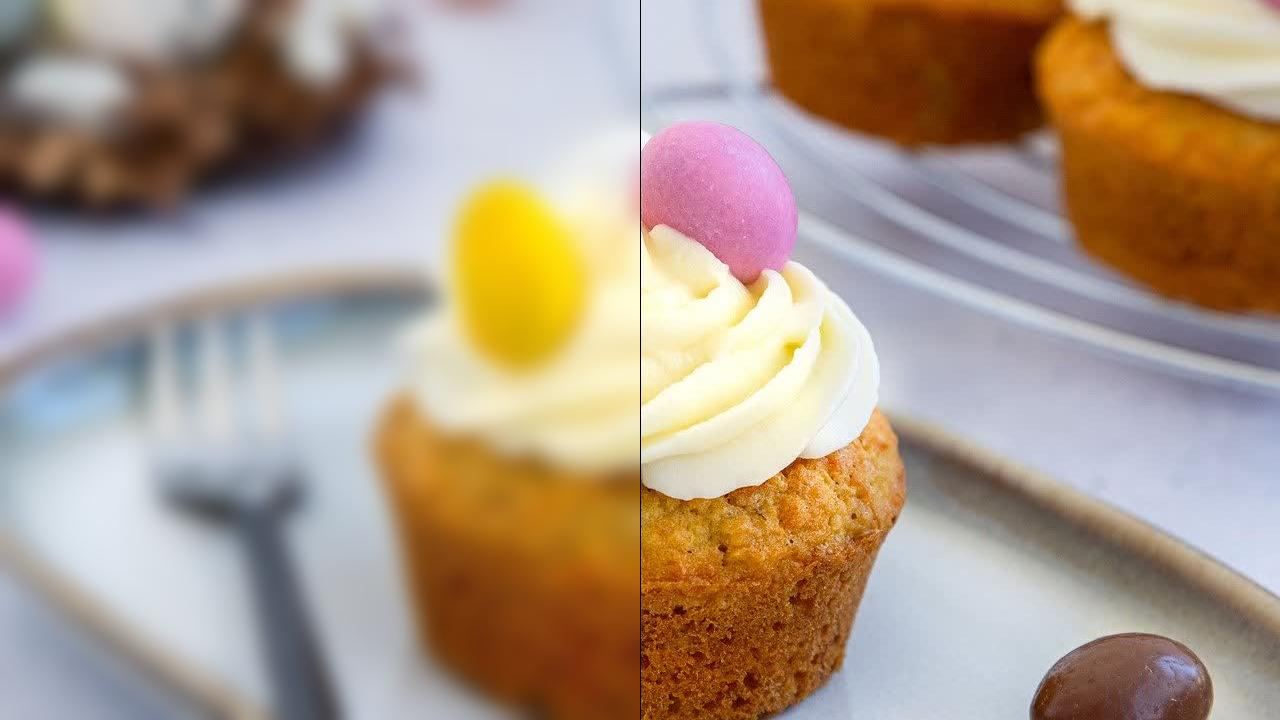
#> input picture image/gaussian_compare/demo.jpg.out.jpg, 1280 x 720 px; its folder holds only this picture in this run
$ python image_process.py -i demo.jpg.out.jpg
#> lines starting #> are read from the running program, lines starting #| are printed output that depends on the picture
# coding: utf-8

from PIL import Image, ImageDraw, ImageFilter
import argparse

from PIL import Image

def resize_image(image_path, dst_w=1280, dst_h=720):
#> called with image_path = 'demo.jpg.out.jpg', dst_w = 1280, dst_h = 720
    with Image.open(image_path) as image:
        # 获取原始图像的尺寸
#> image is the input picture: PIL image 1280x720 RGB; mean R, G, B 172, 153.2, 137.2
        width, height = image.size
#> width = 1280; height = 720

        # 如果图像已经符合尺寸要求，则直接返回
        if width == dst_w and height == dst_h:
            return image

        # 计算等比例缩放后的尺寸
        scale = max(dst_w/width, dst_h/height)
        new_width = int(width * scale)
        new_height = int(height * scale)

        # 进行缩放
        resized_image = image.resize((new_width, new_height))

        # 裁剪缩放后的图像，使其恰好符合尺寸要求
        left = (new_width - dst_w) / 2
        top = (new_height - dst_h) / 2
        right = left + dst_w
        bottom = top + dst_h
        cropped_image = resized_image.crop((left, top, right, bottom))

        # 返回缩放并裁剪后的图像
        return cropped_image

def process(args, dst_w=1280, dst_h=720):
    # 打开原始图像
    dst_img = resize_image(args.input, dst_w, dst_h) # bImage.open(args.input)
    # 对左侧图像进行高斯模糊
    left_img = dst_img.crop((0, 0, int(dst_w/2), dst_h))
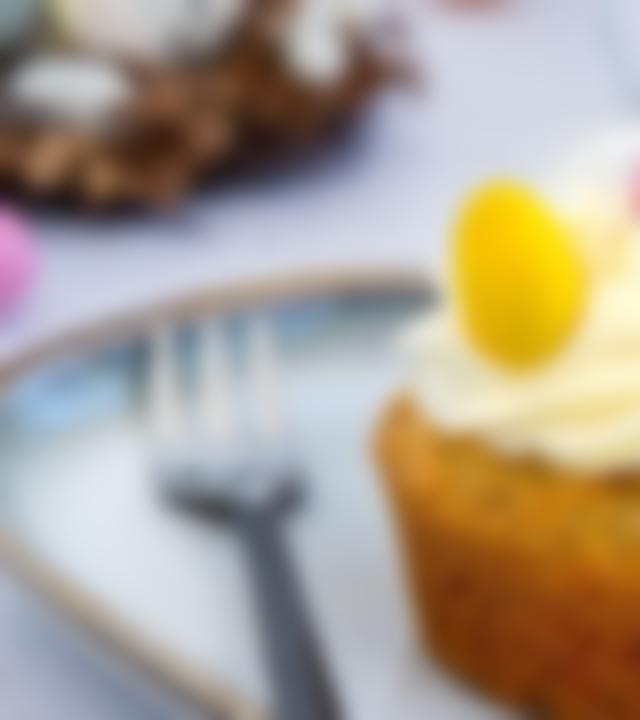
#> left_img: PIL image 640x720 RGB; mean R, G, B 171.1, 159.4, 144.5
    blurred_img = left_img.filter(ImageFilter.GaussianBlur(radius=args.radius))
    dst_img.paste(blurred_img, (0, 0))

    # 在拼接处画一条黑色的线
    draw = ImageDraw.Draw(dst_img)
    draw.line((int(dst_w/2), 0, int(dst_w/2), dst_h), fill=(0, 0, 0), width=1)

    # 保存结果
    save_file = f"{args.input}.out.jpg"
    dst_img.save(save_file)
    return save_file

if __name__ == "__main__":
    parser = argparse.ArgumentParser(description='图像高斯对比')
    parser.add_argument('--input','-i', type=str, default='demo.jpg', help="输入文件名")
    parser.add_argument('--radius','-r', type=int, default=5, help='高斯模糊半径，越大越模糊')
    args = parser.parse_args()
    process(args)

$ run again, on image/gaussian_compare/demo.jpg
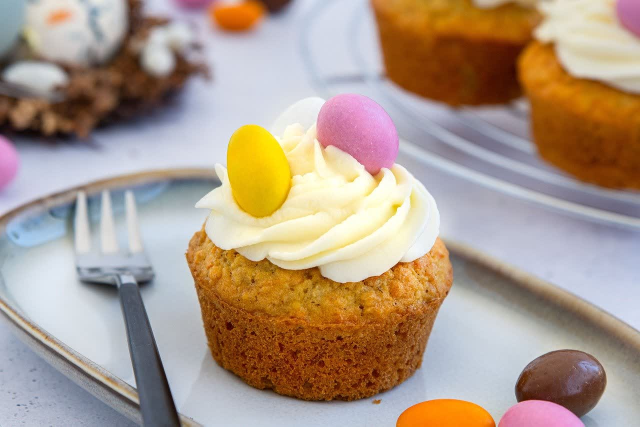
#> input picture image/gaussian_compare/demo.jpg, 1280 x 853 px (shown at 1/2 size)
#> in resize_image, image is the input picture: PIL image 1280x853 RGB; mean R, G, B 173.3, 153.7, 137.7
#> in process, `blurred_img = left_img.filter(ImageFilter.GaussianBlur(radius=args.rad..`:
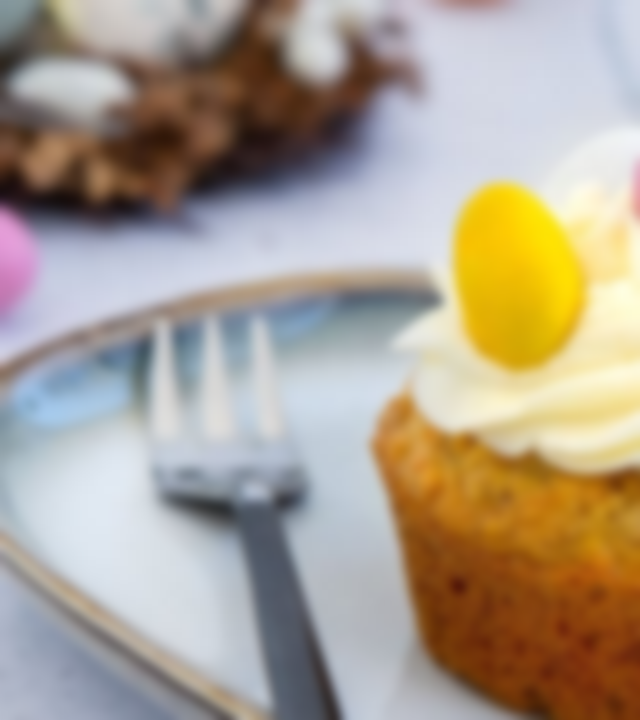
#> blurred_img: PIL image 640x720 RGB; mean R, G, B 171, 159.5, 144.4
#> in process, `dst_img.save(save_file)`:
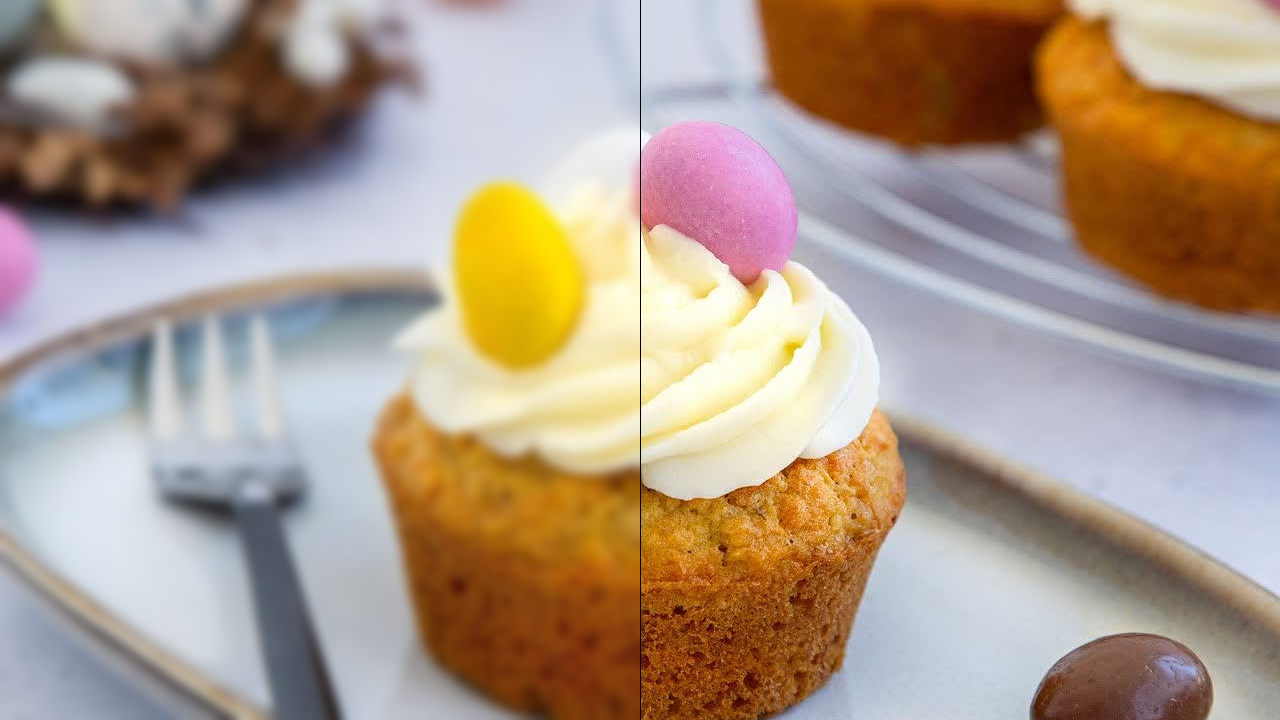
#> saved as demo.jpg.out.jpg: PIL image 1280x720 RGB; mean R, G, B 172, 153.3, 137
